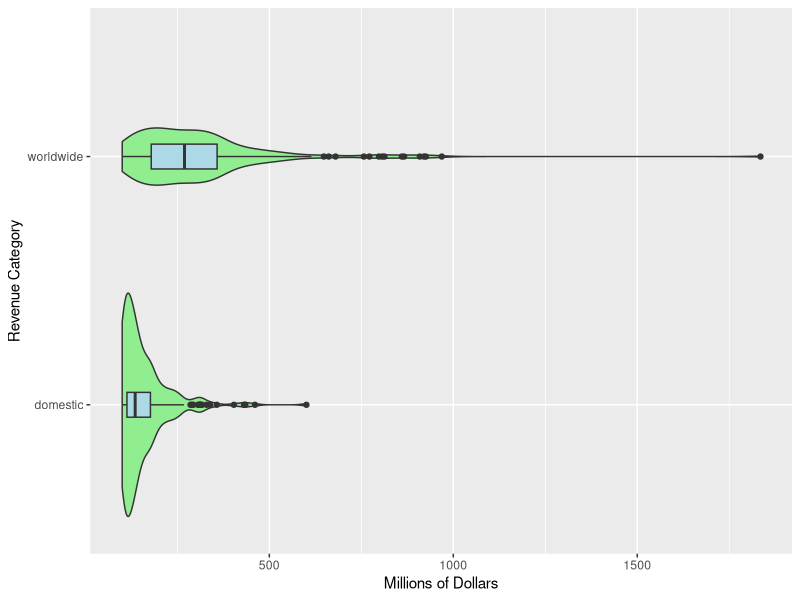
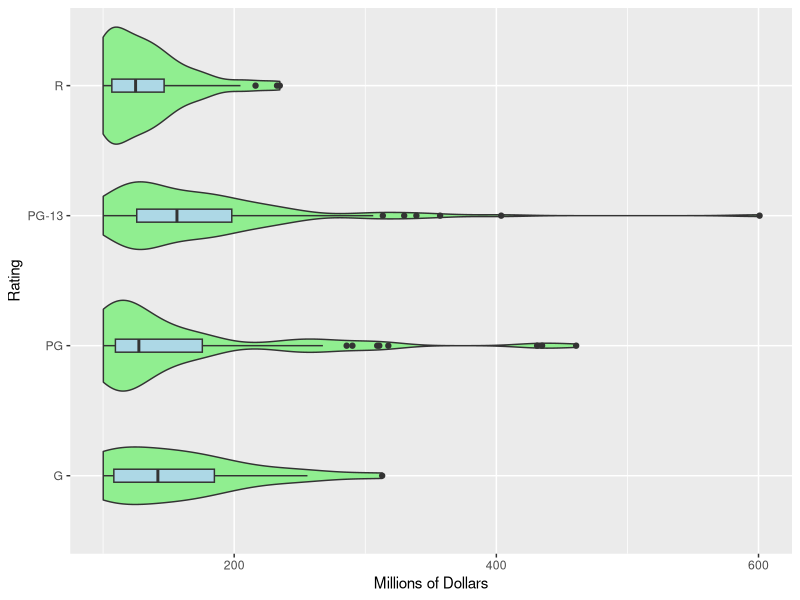
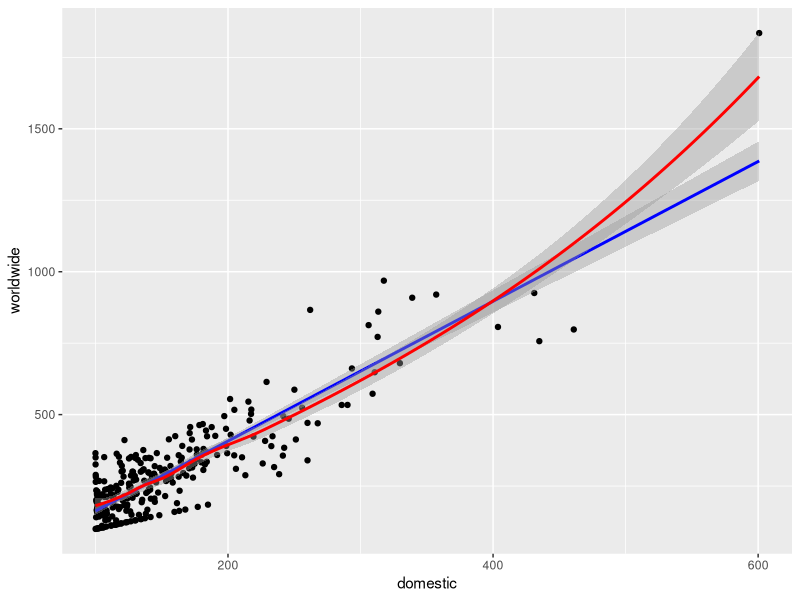
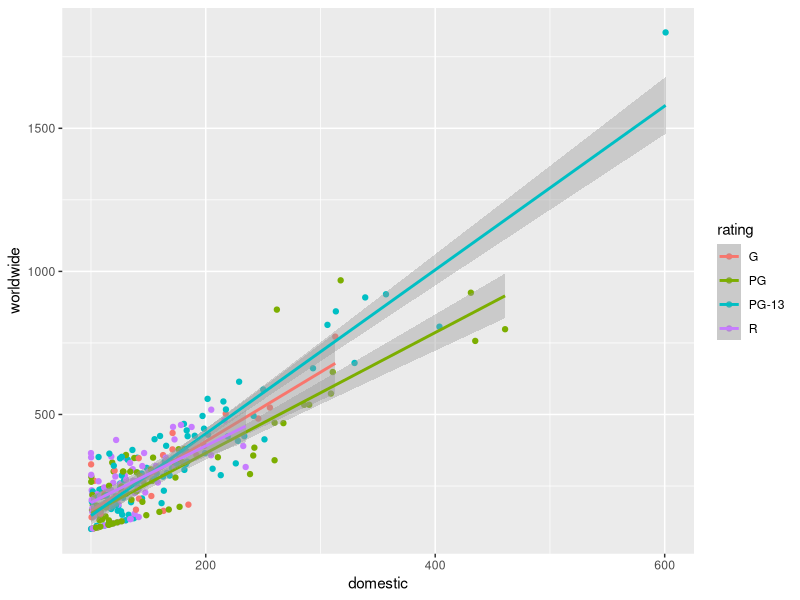

Generate these figures, in order, with R:
## ---- chunk 1
knitr::opts_chunk$set(echo = FALSE)
library(tidyverse)
movies <- readxl::read_excel("Movies.xlsx")
## ---- chunk 2
movies %>%
  select(domestic, worldwide) %>% 
  gather(key = "Scope", value = "Revenue") %>% 
  ggplot(aes(x = Scope, y = Revenue)) +
    geom_violin(fill = "lightgreen") +
    geom_boxplot(fill = "lightblue", width = 0.1, ) +
    coord_flip() +
    labs(
      x = "Revenue Category",
      y = "Millions of Dollars"
    )
## ---- chunk 3
movies %>%
  select(domestic, worldwide) %>% 
  gather(key = "Scope", value = "Revenue") %>%
  group_by(Scope) %>% 
  summarise(
    Mean = mean(Revenue),
    Median = median(Revenue),
    SD = sd(Revenue),
    IQR_Revenue = IQR(Revenue)
  )
## ---- chunk 4
movies %>% 
  ggplot(aes(x = rating, y = domestic)) +
    geom_violin(fill = "lightgreen") +
    geom_boxplot(width = 0.1, fill = "lightblue") +
    coord_flip() +
    labs(
      x = "Rating",
      y = "Millions of Dollars"
    )
## ---- chunk 5
movies %>%
  group_by(rating) %>% 
  summarise(
    Mean = mean(domestic),
    Median = median(domestic),
    SD = sd(domestic),
    IQR_Revenue = IQR(domestic)
  )
## ---- chunk 6
movies %>% 
  ggplot(aes(x = domestic, y = worldwide)) +
    geom_point() +
    geom_smooth(method = "lm", color = "blue") +
    geom_smooth(color = "red")
## ---- chunk 7
movies %>% 
  ggplot(aes(x = domestic, y = worldwide, color = rating)) +
    geom_point() +
    geom_smooth(method = "lm")
## ---- chunk 8
different_slope_intercept <- lm(worldwide ~ domestic * rating, data = movies)
different_slope_intercept %>% summary()
different_slope_intercept %>% anova()
## ---- chunk 9
different_intercept <- lm(worldwide ~ domestic + rating, data = movies)
different_intercept %>% summary()
different_intercept %>% anova()
## ---- chunk 10
same <- lm(worldwide ~ domestic, data = movies)
same %>% summary()
